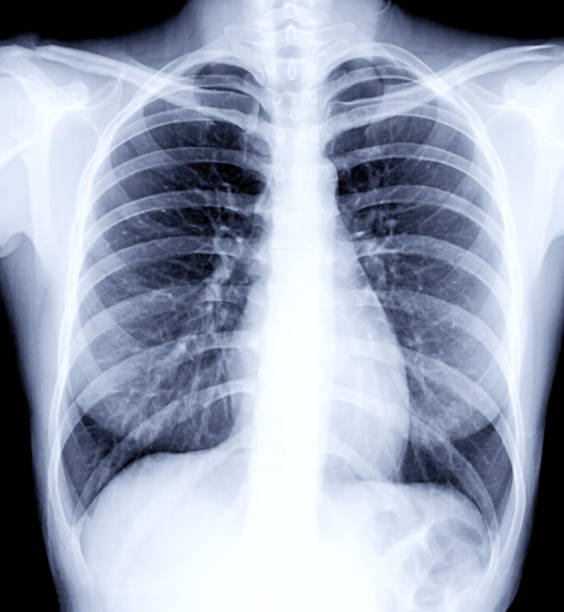
#> input picture abc.jpg, 564 x 612 px
$ python main_graph12.py
#> lines starting #> are read from the running program, lines starting #| are printed output that depends on the picture


import matplotlib.pyplot as plt
import numpy as np
import cv2

image = cv2.imread('abc.jpg', 0)
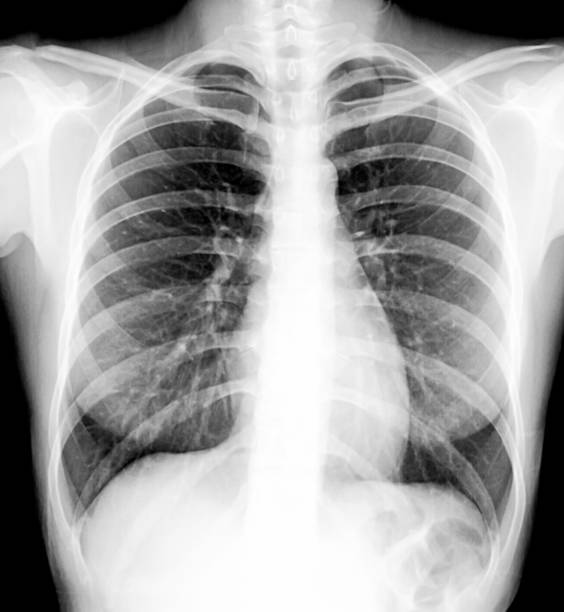
#> image: shape (612, 564); min 0, max 255, mean 163.3
colormap = plt.get_cmap('inferno')
heatmap = (colormap(image) * 2**16).astype(np.uint16)[:,:,:3]
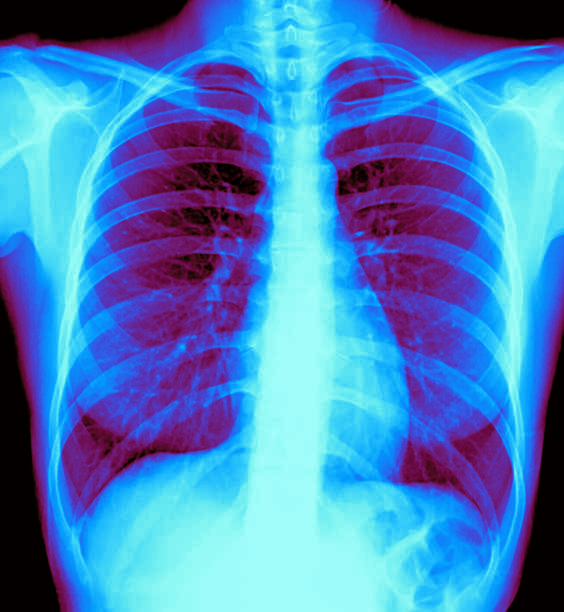
#> heatmap: shape (612, 564, 3) uint16; mean of channels 0, 1, 2 49144.7, 33513.8, 18976.4; drawn with min black and max white
heatmap = cv2.cvtColor(heatmap, cv2.COLOR_RGB2BGR)

cv2.imshow('image', image)
cv2.imshow('heatmap', heatmap)
cv2.waitKey()


import pandas as pd
#> (the run stopped early here; a loop or call above may not have finished)

$ run again, with aaa.jpg copied over abc.jpg
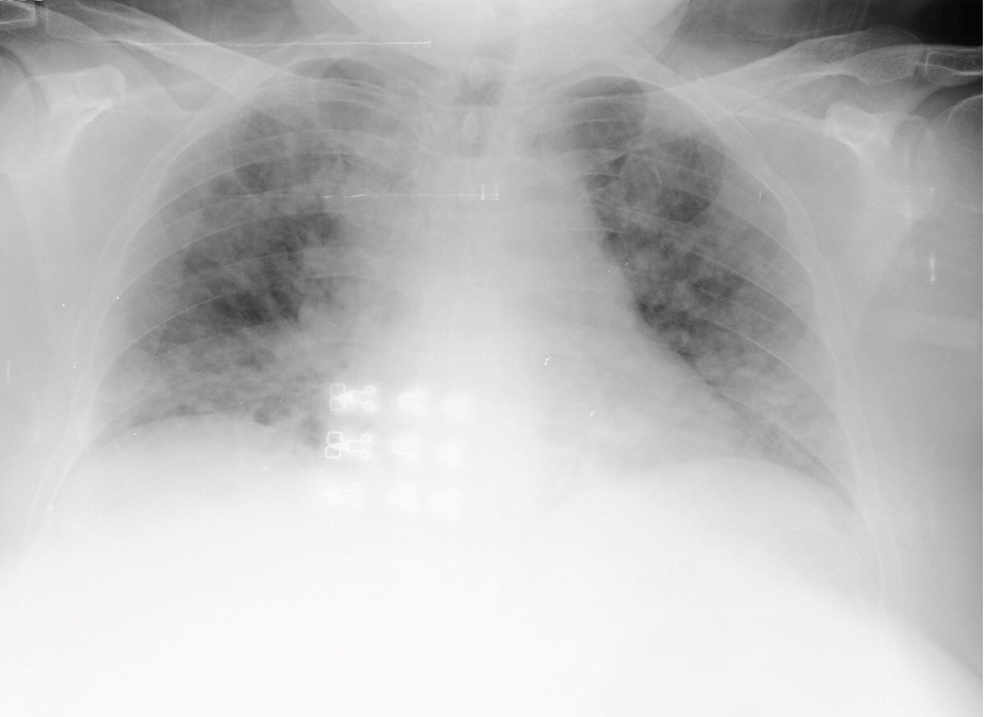
#> input picture aaa.jpg, 984 x 717 px, shrunk from 1793 x 1307 before the run
#> `heatmap = (colormap(image) * 2**16).astype(np.uint16)[:,:,:3]`:
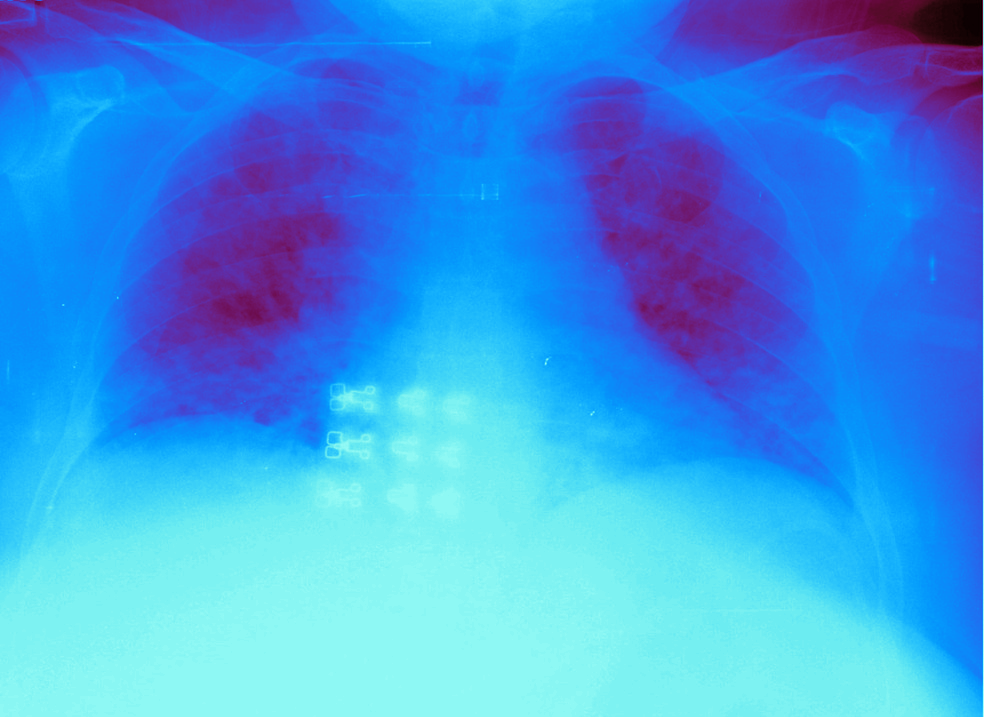
#> heatmap: shape (717, 984, 3) uint16; mean of channels 0, 1, 2 59181.4, 39064.7, 16881.1; drawn with min black and max white
